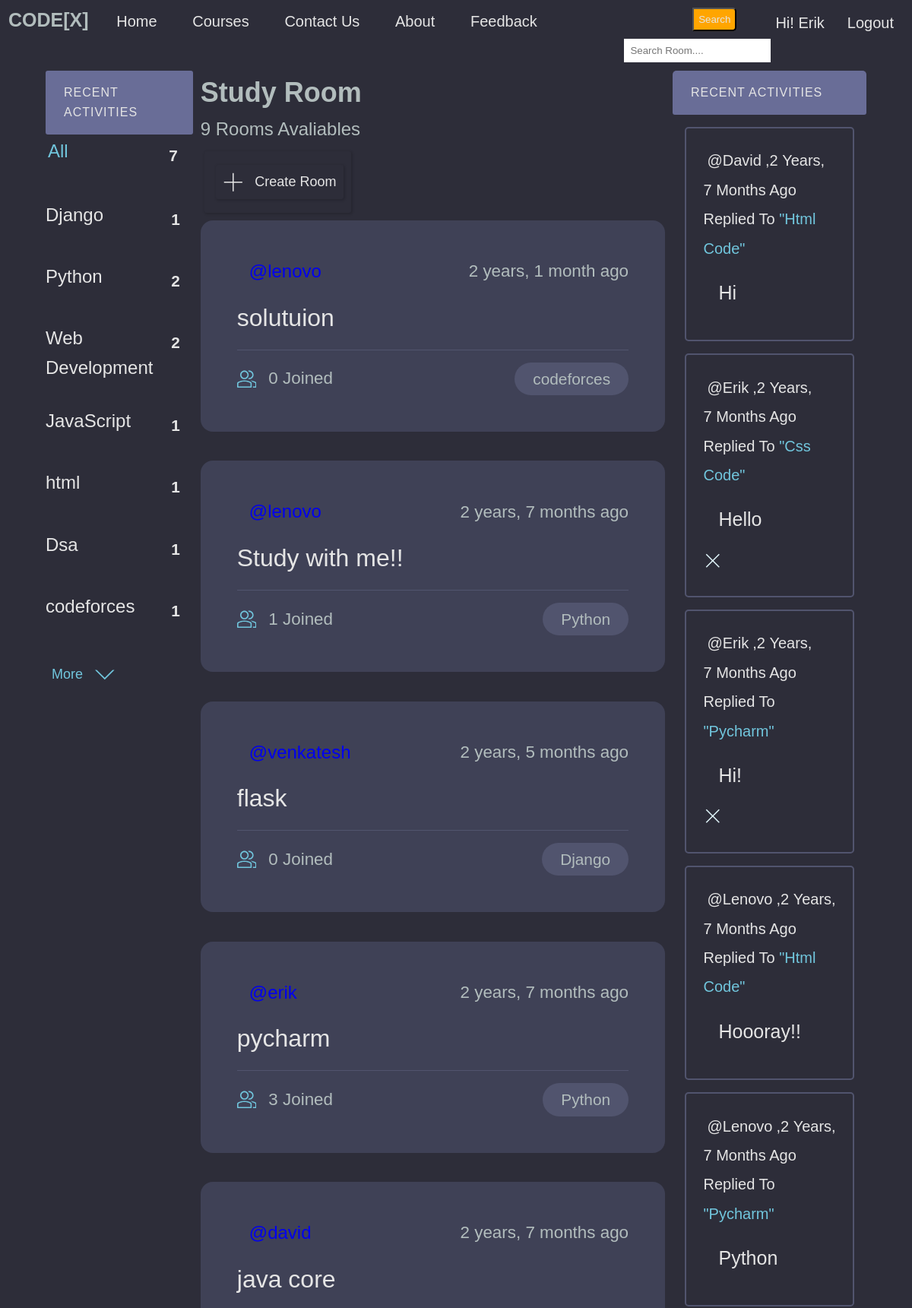
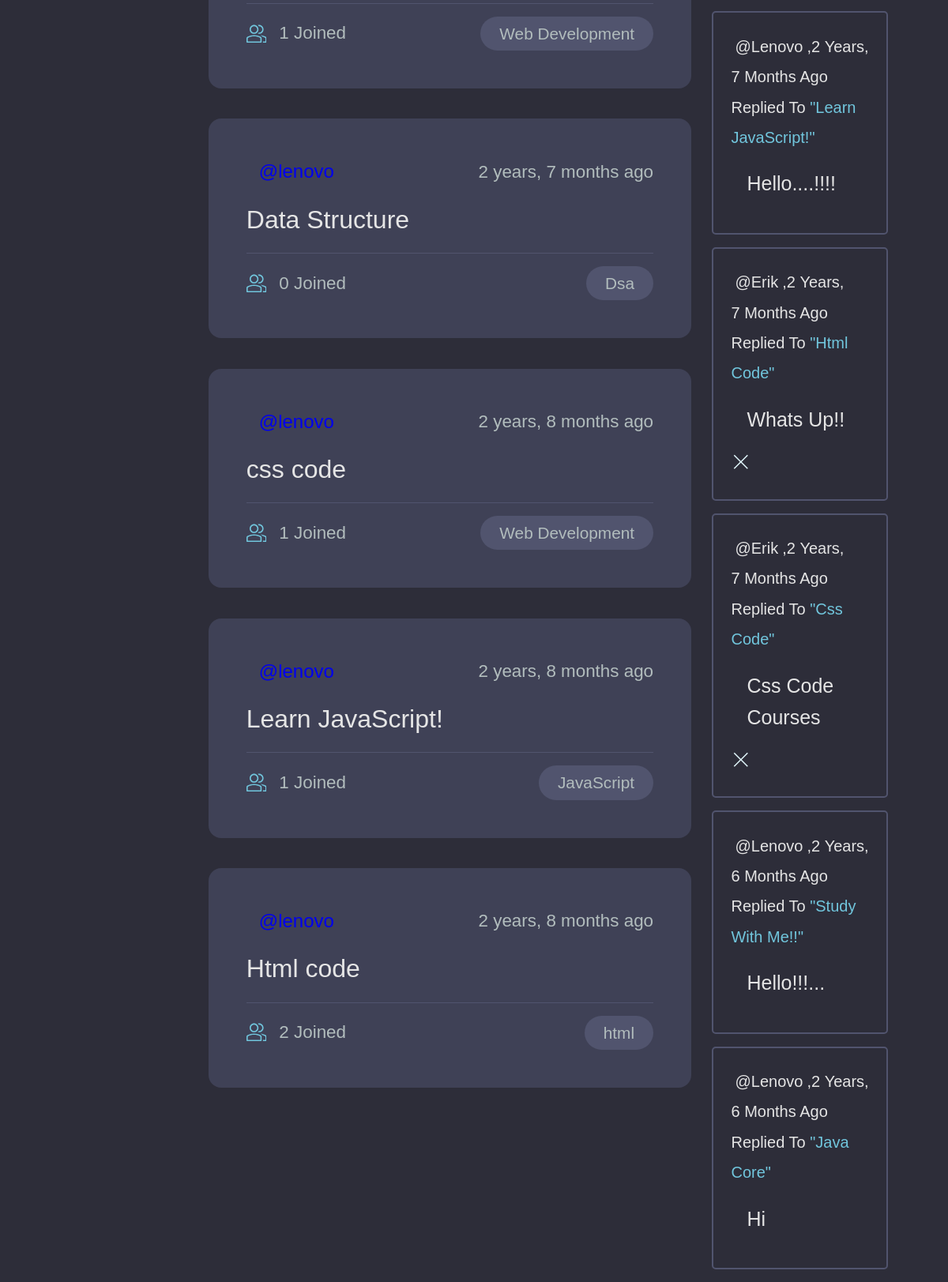
Screenshot of / (signed in) with the database file from the repository (2 pictures, top to bottom).
### base/models.py (models this page shows, shortened)
class Topic(models.Model):
    name = models.CharField(max_length=200)

class Room(models.Model):
    host =  models.ForeignKey(User, on_delete=models.SET_NULL,null=True)
    topic = models.ForeignKey(Topic, on_delete=models.SET_NULL,null=True)
    name =  models.CharField(max_length= 200)
    description = models.TextField(null= True, blank= True)
    participants= models.ManyToManyField(User, related_name='participants', blank=True)
    updated= models.DateTimeField(auto_now= True)
    created= models.DateTimeField(auto_now_add=True)
    class Meta:
        ordering = ['-updated','-created']
    def __str__(self):
        return self.name

class Message(models.Model):
    user= models.ForeignKey(User, on_delete=models.CASCADE)
    room = models.ForeignKey(Room, on_delete=models.CASCADE)
    body = models.TextField()
    updated= models.DateTimeField(auto_now= True)
    created = models.DateTimeField(auto_now_add=True)
    def __str__(self):
        return self.body[0:50]

### base/views.py (the view)
# urls.py: path('',views.home, name="home"),
def home(request):
    q = request.GET.get('q') if request.GET.get('q') != None else ''
    rooms = Room.objects.filter(
        Q(topic__name__icontains=q) |
        Q(name__icontains=q) |
        Q(description__icontains=q))
    room_count= rooms.count()
    topics = Topic.objects.all()
    room_message = Message.objects.filter(Q(room__topic__name__icontains=q))
    context = {'rooms': rooms ,'topics': topics,'room_count': room_count,'room_message': room_message}
    return render(request, 'base/home.html',context )

### base/templates/base/home.html (shortened to what this page needs)
{% extends 'main.html' %}
{% block content %}
<div class="layout layout--3">
    <div class="home-container">
        <div>
            {% include 'base/topics_component.html' %}
        </div>
        <div class="roomlist">
            <h2>Study Room</h2>
            <p>{{room_count}} Rooms Avaliables</p>
            <div class="btn">
                <a class="btn btn--main" href="{% url 'create-room' %}">
                    <svg version="1.1" xmlns="http://www.w3.org/2000/svg" width="32" height="32" viewBox="0 0 32 32">
                    <title>add</title>
                    <path
                      d="M16.943 0.943h-1.885v14.115h-14.115v1.885h14.115v14.115h1.885v-14.115h14.115v-1.885h-14.115v-14.115z">
                    </path>
                </svg>Create Room</a>
            </div>
            <div>
                {% include 'base/feed_component.html' %}
            </div>
        </div>
        <div>
            {% include 'base/activity_component.html' %}
        </div>
    </div>
</div>
{% endblock content %}

### templates/main.html (shortened to what this page needs)
<!DOCTYPE html>
<html lang="en">
<head>
</head>
<body>
    <nav class="nav-bar">
        <ul>
            <label class="logo">CODE[X]</label>
            <li><a  href="/">Home</a></li>
            <li><a href="{% url 'course' %}">Courses</a></li>
            <li><a href="{% url 'contact' %}">Contact us</a></li>
            <li><a href="#">About</a></li>
            <li><a href="#">feedback</a></li>
        </ul>
        {% if request.user.is_authenticated %}
        <a class="logout" href="{% url 'logout' %}">Logout</a>
        <p class="hello">Hi! {{request.user}}</p>
        {% else %}
        <a class="login" href="{% url 'login' %}">Login</a>
        {% endif %}
        <form method="GET" action="{% url 'home' %}">
            <button class="but">Search</button>
            <input class="search" type="text" name="q" placeholder="Search Room...."/>
        </form>
    </nav>
    {% block content %}
    {% endblock %}
</body>
</html>

### base/templates/base/topics_component.html (shortened to what this page needs)
<div class="topics-container">
    <div class="activities__header">
        <h2> Recent Activities </h2>
    </div>
    <ul class="topics__list">
        <li>
            <a href="{% url 'home' %}" class="active">All<span>{{topics.count}}</span></a>
        </li>
        {% for topic in topics %}
            <li>
                <a href="{% url 'home' %}?q={{topic.name}}">{{topic.name}}<span>{{topic.room_set.all.count}}</span></a>
            </li>
        {% endfor %}
    </ul>
    <a class="btn btn--link" href="{% url 'course' %}">More
        <svg version="1.1" xmlns="http://www.w3.org/2000/svg" width="32" height="32" viewBox="0 0 32 32">
            <title>chevron-down</title>
            <path d="M16 21l-13-13h-3l16 16 16-16h-3l-13 13z"></path>
        </svg>
    </a>
</div>

### base/templates/base/feed_component.html (shortened to what this page needs)
{% for room in rooms %}
<div class="roomListRoom">
    <div class="roomListRoom__header">
        <a href="{% url 'user-profile' room.host.id %}" class="roomListRoom__author">
            <span>@{{room.host.username}}</span>
        </a>
        <div class="roomListRoom__actions">
            <span>{{room.created|timesince}} ago</span>
        </div>
    </div>
    <div class="roomListRoom__content">
        <a href="{% url 'room' room.id %}">{{room.name}}</a>
    </div>
    <div class="roomListRoom__meta">
        <a href="{% url 'room' room.id %}" class="roomListRoom__joined">
            {{room.participants.all.count}} Joined
        </a>
        <p class="roomListRoom__topic">{{room.topic.name}}</p>
    </div>
</div>
{% endfor %}

### base/templates/base/activity_component.html (shortened to what this page needs)
<div class="activities">
    <div class="activities__header">
        <h2> Recent Activities </h2>
    </div>
    {% for message in room_message %}
        <div class="activities__box">
            <div>
                <small class="m_e_s"><a class="message-user" href="{% url 'user-profile' message.user.id %}">@{{ message.user }}</a>,{{message.created|timesince}} ago replied to </small>
                <small class="mess-room">"{{message.room}}"</small>
                <p class="user-message">{{message}}</p>
                {% if request.user == message.user %}
                    <div class="roomListRoom__actions">
                        <a href="{% url 'delete-message' message.id %}">
                            <svg version="1.1" xmlns="http://www.w3.org/2000/svg" width="32" height="32" viewBox="0 0 32 32">
                                <title>Delete Message</title>
                                <path
                                    d="M27.314 6.019l-1.333-1.333-9.98 9.981-9.981-9.981-1.333 1.333 9.981 9.981-9.981 9.98 1.333 1.333 9.981-9.98 9.98 9.98 1.333-1.333-9.98-9.98 9.98-9.981z">
                                </path>
                            </svg>
                        </a>
                    </div>
                {% endif %}
            </div>
        </div>
    {% endfor %}
</div>

### templates/main.html (style rules this page uses)
:root { --color-main: #71c6dd; --color-main-light: #e1f6fb; --color-dark: #3f4156; --color-dark-medium: #51546e; --color-dark-light: #696d97; --color-light: #e5e5e5; --color-gray: #8b8b8b; --color-light-gray: #b2bdbd; --color-bg: #2d2d39; --color-success: #5dd693; --color-error: #fc4b0b; }
* { padding: 0; margin: 0; text-decoration: none; list-style-type: none; box-sizing: border-box; font-family: 'Nunito', sans-serif }
body { color: var(--color-light-gray); background-color: var(--color-bg); line-height: 1.6; font-weight: 400; font-size: 1.5rem; min-height: 100vh; }
.nav-bar { background:#2d2d39; height: 55px; width: 100%; }
.logo { color:#b2bdbd ; font-size: 25px; line-height: 50px; padding: 0 10px; font-weight: bold; }
nav ul { float:left; margin:1px; }
nav ul li { display: inline-block; line-height:40px; margin: 0 14px; }
nav ul li a { color: #e5e5e5; font-size: 20px; padding: 4px 6px; border-radius: 3px; text-transform:capitalize; }
.search { float: right; margin-top: 10px; border: none; padding: 8px; }
button { float: right; margin-right: 45px; padding: 6px; margin-top: 10px; background: orange; color: #e5e5e5; border-radius: 0 5px 5px 0; cursor: pointer; }
.logout { float: right; color: #e5e5e5; font-size: 20px; padding: 4px 6px; border-radius: 3px; text-transform:capitalize; margin-top: 10px; margin-right: 18px; cursor: pointer; }
.hello { float: right; color: #e5e5e5; font-size: 20px; padding: 4px 6px; border-radius: 3px; text-transform:capitalize; margin-top: 10px; margin-right: 18px; }

### base/templates/base/home.html (style rules this page uses)
:root { --color-main: #71c6dd; --color-main-light: #e1f6fb; --color-dark: #3f4156; --color-dark-medium: #51546e; --color-dark-light: #696d97; --color-light: #e5e5e5; --color-gray: #8b8b8b; --color-light-gray: #b2bdbd; --color-bg: #2d2d39; --color-success: #5dd693; --color-error: #fc4b0b; }
.layout { margin-top: 2.4rem; }
.layout--3 > .home-container > div:last-child { flex-basis: 25%; }
.home-container { display: grid; grid-template-columns: 1fr 3fr 1fr; padding: 0; flex-basis: 100%; width: 90%; margin: auto; }
.btn { background-color: transparent; border: none; display: inline-flex; align-items: center; gap: 1rem; cursor: pointer; transition: all ease-in-out 0.3s; border-radius: 3px; box-shadow: 1px 1px 3px 1px rgba(0, 0, 0, 0.15); padding:8px 10px; font-size: 18px; margin-top: 10px; margin-bottom: 10px; margin-left: 5px; }
.btn--main { color: var( --color-light); }
.btn > svg { fill: currentColor; width: 1.6rem; height: 1.6rem; }

### base/templates/base/topics_component.html (style rules this page uses)
:root { --color-main: #71c6dd; --color-main-light: #e1f6fb; --color-dark: #3f4156; --color-dark-medium: #51546e; --color-dark-light: #696d97; --color-light: #e5e5e5; --color-gray: #8b8b8b; --color-light-gray: #b2bdbd; --color-bg: #2d2d39; --color-success: #5dd693; --color-error: #fc4b0b; }
.topics-container { margin-right: 10px; }
.topics__list { list-style: none; }
.topics__list li a { display: flex; justify-content: space-between; margin-bottom: 2rem; font-weight: 500; color: var( --color-light); transition: all 0.3s ease-in-out; }
.topics__list li a.active, .topics__list li a:hover { color: var(--color-main); border-radius: 3px; padding: 3px 3px; }
.topics__list li a span { padding: 0.5rem 1rem; color: var( --color-light); border-radius: 3px; font-size: 1.3rem; font-weight: 700; letter-spacing: 1px; }
.btn { background-color: transparent; border: none; display: inline-flex; align-items: center; gap: 1rem; cursor: pointer; transition: all ease-in-out 0.3s; border-radius: 3px; box-shadow: 1px 1px 3px 1px rgba(0, 0, 0, 0.15); padding:8px 10px; font-size: 18px; margin-top: 10px; margin-bottom: 10px; margin-left: 5px; }
.btn--link { border-radius: 3px; padding: 3px; color: var(--color-main); box-shadow: none; }
.activities__header h2 { background-color: var(--color-dark-light); text-transform: uppercase; font-weight: 500; padding: 1rem 1.5rem; color: var(--color-light); letter-spacing: 1px; font-size: 1rem; border-radius: 3px; }

### rows the page displays
Topic: name "Django", room_set.all.count "1"
Topic: name "Python", room_set.all.count "2"
Topic: name "Web Development", room_set.all.count "2"
Topic: name "JavaScript", room_set.all.count "1"
Topic: name "html", room_set.all.count "1"
Topic: name "Dsa", room_set.all.count "1"
Topic: name "codeforces", room_set.all.count "1"
Room: host.username "lenovo", created "2 years, 1 month", name "solutuion", participants.all.count "0", topic.name "codeforces"
Room: host.username "lenovo", created "2 years, 7 months", name "Study with me!!", participants.all.count "1", topic.name "Python"
Room: host.username "venkatesh", created "2 years, 5 months", name "flask", participants.all.count "0", topic.name "Django"
Room: host.username "erik", created "2 years, 7 months", name "pycharm", participants.all.count "3", topic.name "Python"
Room: host.username "david", created "2 years, 7 months", name "java core", participants.all.count "1", topic.name "Web Development"
Room: host.username "lenovo", created "2 years, 7 months", name "Data Structure", participants.all.count "0", topic.name "Dsa"
Room: host.username "lenovo", created "2 years, 8 months", name "css code", participants.all.count "1", topic.name "Web Development"
Room: host.username "lenovo", created "2 years, 8 months", name "Learn JavaScript!", participants.all.count "1", topic.name "JavaScript"
Room: host.username "lenovo", created "2 years, 8 months", name "Html code", participants.all.count "2", topic.name "html"
Message: user "David", created "2 Years, 7 Months", room "Html Code", body "Hi"
Message: user "Erik", created "2 Years, 7 Months", room "Css Code", body "Hello"
Message: user "Erik", created "2 Years, 7 Months", room "Pycharm", body "Hi!"
Message: user "Lenovo", created "2 Years, 7 Months", room "Html Code", body "Hoooray!!"
Message: user "Lenovo", created "2 Years, 7 Months", room "Pycharm", body "Python"
Message: user "Lenovo", created "2 Years, 7 Months", room "Learn JavaScript!", body "Hello....!!!!"
Message: user "Erik", created "2 Years, 7 Months", room "Html Code", body "Whats Up!!"
Message: user "Erik", created "2 Years, 7 Months", room "Css Code", body "Css Code Courses"
Message: user "Lenovo", created "2 Years, 6 Months", room "Study With Me!!", body "Hello!!!..."
Message: user "Lenovo", created "2 Years, 6 Months", room "Java Core", body "Hi"

### other values shown
{{ request.user }} "Erik"
{{ topics.count }} "7"
{{ room_count }} "9"
